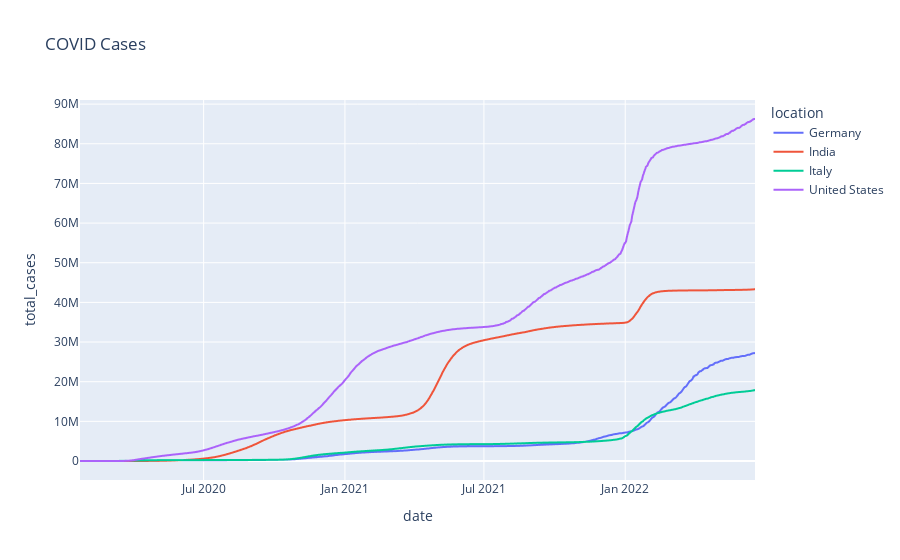

The notebook cell saved with this chart:
### Code cell
fig = px.line(df_my_list, x="date", y="total_cases", color='location', title='COVID Cases')
fig.show()

### Figure 1 — Plotly figure (JSON) as saved in the notebook; plotly's stock layout.template omitted (floating-point values rounded to 4 significant figures; data arrays with more than 128 entries replaced by an {"elided": "..."} marker saying what was removed)
{"data": [{"hovertemplate": "location=Germany<br>date=%{x}<br>total_cases=%{y}<extra></extra>", "legendgroup": "Germany", "line": {"color": "#636efa", "dash": "solid"}, "marker": {"symbol": "circle"}, "mode": "lines", "name": "Germany", "showlegend": true, "type": "scattergl", "x": {"elided": "875 str values"}, "xaxis": "x", "y": {"elided": "875 int values"}, "yaxis": "y"}, {"hovertemplate": "location=India<br>date=%{x}<br>total_cases=%{y}<extra></extra>", "legendgroup": "India", "line": {"color": "#EF553B", "dash": "solid"}, "marker": {"symbol": "circle"}, "mode": "lines", "name": "India", "showlegend": true, "type": "scattergl", "x": {"elided": "872 str values"}, "xaxis": "x", "y": {"elided": "872 int values"}, "yaxis": "y"}, {"hovertemplate": "location=Italy<br>date=%{x}<br>total_cases=%{y}<extra></extra>", "legendgroup": "Italy", "line": {"color": "#00cc96", "dash": "solid"}, "marker": {"symbol": "circle"}, "mode": "lines", "name": "Italy", "showlegend": true, "type": "scattergl", "x": {"elided": "871 str values"}, "xaxis": "x", "y": {"elided": "871 int values"}, "yaxis": "y"}, {"hovertemplate": "location=United States<br>date=%{x}<br>total_cases=%{y}<extra></extra>", "legendgroup": "United States", "line": {"color": "#ab63fa", "dash": "solid"}, "marker": {"symbol": "circle"}, "mode": "lines", "name": "United States", "showlegend": true, "type": "scattergl", "x": {"elided": "880 str values"}, "xaxis": "x", "y": {"elided": "880 int values"}, "yaxis": "y"}], "layout": {"legend": {"title": {"text": "location"}, "tracegroupgap": 0}, "title": {"text": "COVID Cases"}, "xaxis": {"anchor": "y", "domain": [0, 1], "title": {"text": "date"}}, "yaxis": {"anchor": "x", "domain": [0, 1], "title": {"text": "total_cases"}}}}
